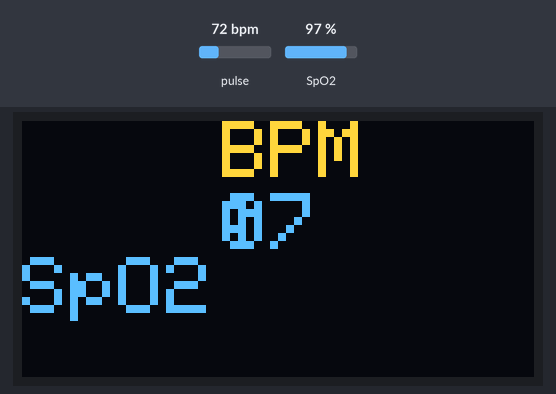
The sketch below on a simulated ESP8266 (NodeMCU). Shown: 128×64 one-colour display. Inputs (shaded band) come from the test bench; at power-on: pulse 72 bpm, SpO2 97 %. The OLED is the two-colour kind (top 16 rows yellow); WiFi joins after 1.5 s; servers stay silent unless stated; the display library's start-up logo is not drawn; uploads are accepted with an empty reply; what the sketch prints to the serial monitor is not drawn.

Above: at 4.7 s.
4.8 s: pulse set to 42 bpm
At 6.6 s:
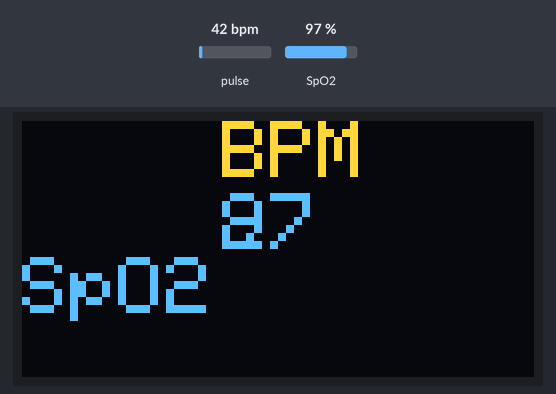
7.8 s: pulse set to 130 bpm
At 9.7 s:
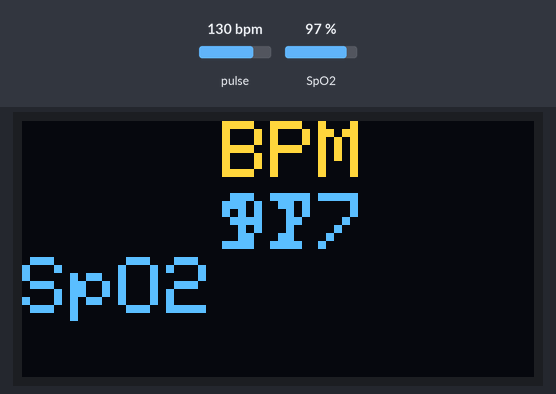
9.8 s: pulse set to 100 bpm
At 10.4 s:
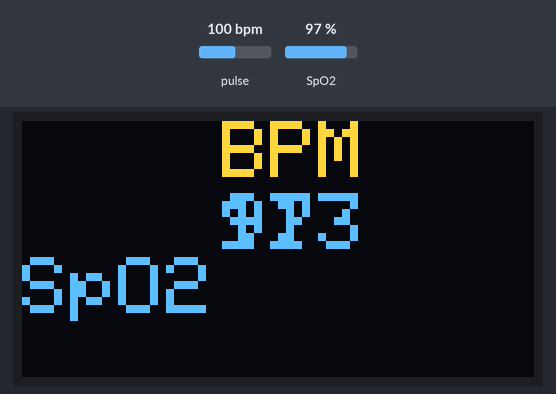
12.1 s: SpO2 set to 80 %
At 13.4 s:
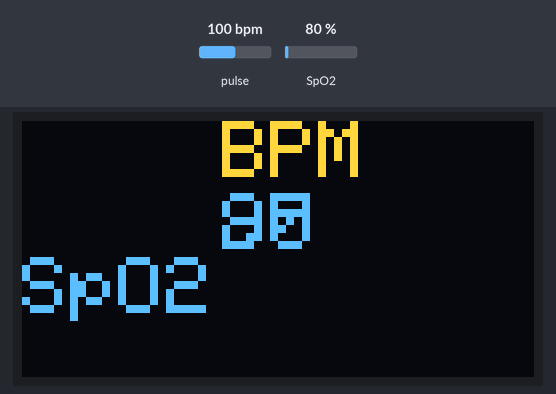
14.6 s: SpO2 set to 85 %
At 16.1 s:
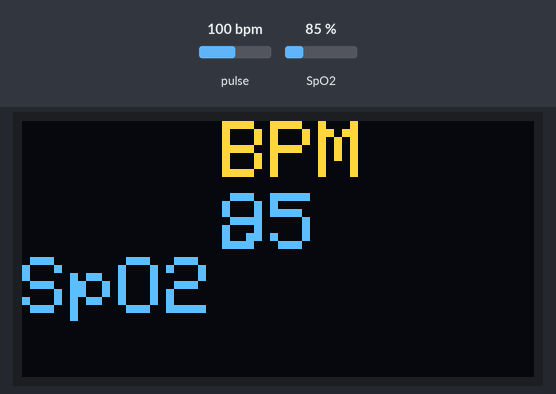
Timing chart, 0 to 17.6 s (numbered marks = the images above; inputs shaded):
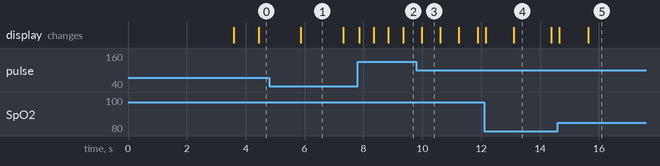

Measured:
- after the input at 7.8 s, the display: first changes after 0.06 s (image 2 shows a later state)
- after the input at 9.8 s, the display: changes after 0.18 s (image 3)
- after the input at 14.6 s, the display: first changes at once (image 5 shows a later state)
- what the display in image 1 shows lasts 1.4 s, from 5.9 s to 7.3 s
- what the display in image 3 shows lasts 0.6 s, from 10.0 s to 10.6 s
- what the display in image 4 shows lasts 1.3 s, from 13.1 s to 14.4 s

The sketch:

heart_rate_test.ino
```cpp
#include <Wire.h>
#include "MAX30105.h"
#include "heartRate.h"
#include <Adafruit_GFX.h>
#include <Adafruit_SSD1306.h>
#include <ESP8266WiFi.h>
#include <ESP8266HTTPClient.h>
#include <WiFiClient.h>
#include <ArduinoJson.h> // ### json library


#include "MAX30100_PulseOximeter.h"


PulseOximeter pox;


MAX30105 particleSensor;


//==========================================
const char* ssid = "*******";  // Enter SSID here
const char* password = "*******";  //Enter Password here
//==========================================
String userId = "number"; // Fixed user id
String serverName = "http://IP:port/users/"+userId+"/profile/sensor/data/"; // Localhost IP address, port number and the EndPoint

const byte RATE_SIZE = 4; //Increase this for more averaging. 4 is good.
byte rates[RATE_SIZE]; //Array of heart rates
byte rateSpot = 0;
long lastBeat = 0; //Time at which the last beat occurred

int beeep = 0;

float beatsPerMinute;
int beatAvg;
#define SCREEN_WIDTH 128 // OLED display width, in pixels
#define SCREEN_HEIGHT 64 // OLED display height, in pixels
#define OLED_RESET     -1 // Reset pin # (or -1 if sharing Arduino reset pin)
Adafruit_SSD1306 display(SCREEN_WIDTH, SCREEN_HEIGHT, &Wire, OLED_RESET);
void setup()
{
Serial.begin(115200);
Serial.println("Initializing...");
  display.begin(SSD1306_SWITCHCAPVCC, 0x3C); //Start the OLED display
  display.display();
   delay(2000);
//==========================================
WiFi.begin(ssid, password);
  Serial.println("Connecting");
  while (WiFi.status() != WL_CONNECTED) {
    delay(500);
    Serial.print(".");
  }
  Serial.print("Connected to WiFi network with IP Address: ");
  Serial.println(WiFi.localIP());
//==========================================
// Initialize sensor
if (!particleSensor.begin(Wire, I2C_SPEED_FAST)) //Use default I2C port, 400kHz speed
{
Serial.println("MAX30105 was not found. Please check wiring/power. ");

while (1);
}
Serial.println("Place your index finger on the sensor with steady pressure.");

particleSensor.setup(); //Configure sensor with default settings
particleSensor.setPulseAmplitudeRed(0x0A); //Turn Red LED to low to indicate sensor is running
particleSensor.setPulseAmplitudeGreen(0); //Turn off Green LED
}

void loop()
{
pox.update();
long irValue = particleSensor.getIR();

StaticJsonBuffer<300> JSONbuffer;   //Declaring static JSON buffer
JsonObject& JSONencoder = JSONbuffer.createObject();
String type1 = "Heart Rate";
String type2 = "SpO2";
int SpO2 = pox.getSpO2();
if (checkForBeat(irValue) == true)
{
//We sensed a beat!
long delta = millis() - lastBeat;
lastBeat = millis();

beatsPerMinute = 60 / (delta / 1000.0);

if (beatsPerMinute < 255 && beatsPerMinute > 20)
{
rates[rateSpot++] = (byte)beatsPerMinute; //Store this reading in the array
rateSpot %= RATE_SIZE; //Wrap variable

//Take average of readings
beatAvg = 0;
for (byte x = 0 ; x < RATE_SIZE ; x++)
beatAvg += rates[x];
beatAvg /= RATE_SIZE;
}
}

    display.clearDisplay();                                //Clear the display
    display.setTextSize(2);                                //And still displays the average BPM
    display.setTextColor(WHITE);
    display.setCursor(50,0);
    display.println("BPM");
    display.setCursor(50,18);
    display.println(beatAvg);
     display.println("SpO2");
    display.setCursor(50,18);
    display.println(SpO2);
    display.display();
Serial.print("IR=");
Serial.print(irValue);
Serial.print(", BPM=");
Serial.print(beatsPerMinute);
Serial.print(", Avg BPM=");
Serial.print(beatAvg);
Serial.print(", SpO2=");
Serial.print(SpO2);
Serial.print("%");
Serial.println();
//========================================== Put all collected data in json format and send it to the server
JSONencoder["user"] = userId;
JSONencoder["sensorType1"] = type1;
JSONencoder["reading"] = String(beatAvg);
JSONencoder["sensorType2"] = type2;
JSONencoder["SpO2"] = SpO2;
char JSONmessageBuffer[300];
JSONencoder.prettyPrintTo(JSONmessageBuffer, sizeof(JSONmessageBuffer));
Serial.println(JSONmessageBuffer);
WiFiClient client;
HTTPClient http;
http.begin(client, serverName);
http.addHeader ("Content-Type", "application/json"); // type of connect


beeep = beeep + 1;
// Changing remainder changes rate the server receives data
if(beeep%200 == 0){
  if (beatAvg < 50 && beatAvg > 0 ){
    Serial.println("Fix finger pressure.");
  } else {
    int httpCode = http.POST(JSONmessageBuffer);
    if (httpCode >0 ) {
      Serial.print("HTTP Response code: ");
      Serial.println(httpCode);
      }
    else {
      Serial.print("Error code: ");
      Serial.println(httpCode);
    }
    // Free resources
    http.end();
  }
}

if (irValue < 50000)
Serial.print(" No finger?");
Serial.println();
}
```
